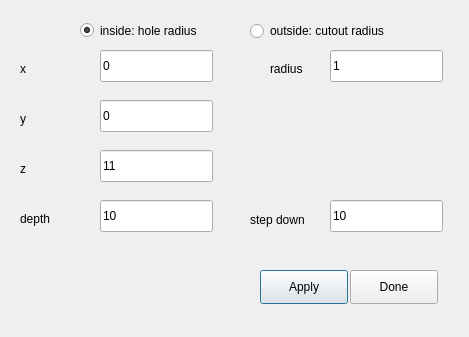
<?xml version="1.0" encoding="UTF-8"?>
<ui version="4.0">
 <class>dlgHoleCut</class>
 <widget class="QDialog" name="dlgHoleCut">
  <property name="geometry">
   <rect>
    <x>0</x>
    <y>0</y>
    <width>469</width>
    <height>337</height>
   </rect>
  </property>
  <property name="windowTitle">
   <string>Dialog</string>
  </property>
  <widget class="QLineEdit" name="leposx">
   <property name="geometry">
    <rect>
     <x>100</x>
     <y>50</y>
     <width>113</width>
     <height>32</height>
    </rect>
   </property>
   <property name="text">
    <string>0</string>
   </property>
  </widget>
  <widget class="QLineEdit" name="leposy">
   <property name="geometry">
    <rect>
     <x>100</x>
     <y>100</y>
     <width>113</width>
     <height>32</height>
    </rect>
   </property>
   <property name="text">
    <string>0</string>
   </property>
  </widget>
  <widget class="QLineEdit" name="leposz">
   <property name="geometry">
    <rect>
     <x>100</x>
     <y>150</y>
     <width>113</width>
     <height>32</height>
    </rect>
   </property>
   <property name="text">
    <string>11</string>
   </property>
  </widget>
  <widget class="QLineEdit" name="ledepth">
   <property name="geometry">
    <rect>
     <x>100</x>
     <y>200</y>
     <width>113</width>
     <height>32</height>
    </rect>
   </property>
   <property name="text">
    <string>10</string>
   </property>
  </widget>
  <widget class="QLineEdit" name="lestepdown">
   <property name="geometry">
    <rect>
     <x>330</x>
     <y>200</y>
     <width>113</width>
     <height>32</height>
    </rect>
   </property>
   <property name="text">
    <string>10</string>
   </property>
  </widget>
  <widget class="QLabel" name="label">
   <property name="geometry">
    <rect>
     <x>20</x>
     <y>60</y>
     <width>58</width>
     <height>18</height>
    </rect>
   </property>
   <property name="text">
    <string>x</string>
   </property>
  </widget>
  <widget class="QLabel" name="label_2">
   <property name="geometry">
    <rect>
     <x>20</x>
     <y>210</y>
     <width>58</width>
     <height>18</height>
    </rect>
   </property>
   <property name="text">
    <string>depth</string>
   </property>
  </widget>
  <widget class="QLabel" name="label_3">
   <property name="geometry">
    <rect>
     <x>20</x>
     <y>110</y>
     <width>58</width>
     <height>18</height>
    </rect>
   </property>
   <property name="text">
    <string>y</string>
   </property>
  </widget>
  <widget class="QLabel" name="label_4">
   <property name="geometry">
    <rect>
     <x>20</x>
     <y>160</y>
     <width>58</width>
     <height>18</height>
    </rect>
   </property>
   <property name="text">
    <string>z</string>
   </property>
  </widget>
  <widget class="QLabel" name="label_5">
   <property name="geometry">
    <rect>
     <x>250</x>
     <y>210</y>
     <width>71</width>
     <height>20</height>
    </rect>
   </property>
   <property name="text">
    <string>step down</string>
   </property>
  </widget>
  <widget class="QLabel" name="label_6">
   <property name="geometry">
    <rect>
     <x>270</x>
     <y>60</y>
     <width>58</width>
     <height>18</height>
    </rect>
   </property>
   <property name="text">
    <string>radius</string>
   </property>
  </widget>
  <widget class="QLineEdit" name="leradius">
   <property name="geometry">
    <rect>
     <x>330</x>
     <y>50</y>
     <width>113</width>
     <height>32</height>
    </rect>
   </property>
   <property name="text">
    <string>1</string>
   </property>
  </widget>
  <widget class="QPushButton" name="pbApply">
   <property name="geometry">
    <rect>
     <x>260</x>
     <y>270</y>
     <width>88</width>
     <height>34</height>
    </rect>
   </property>
   <property name="text">
    <string>Apply</string>
   </property>
  </widget>
  <widget class="QPushButton" name="pbDone">
   <property name="geometry">
    <rect>
     <x>350</x>
     <y>270</y>
     <width>88</width>
     <height>34</height>
    </rect>
   </property>
   <property name="text">
    <string>Done</string>
   </property>
  </widget>
  <widget class="QRadioButton" name="rbinside">
   <property name="geometry">
    <rect>
     <x>80</x>
     <y>20</y>
     <width>141</width>
     <height>21</height>
    </rect>
   </property>
   <property name="text">
    <string>inside: hole radius</string>
   </property>
   <property name="checked">
    <bool>true</bool>
   </property>
  </widget>
  <widget class="QRadioButton" name="rboutside">
   <property name="geometry">
    <rect>
     <x>250</x>
     <y>20</y>
     <width>161</width>
     <height>22</height>
    </rect>
   </property>
   <property name="text">
    <string>outside: cutout radius</string>
   </property>
   <property name="checked">
    <bool>false</bool>
   </property>
  </widget>
 </widget>
 <resources/>
 <connections/>
</ui>
